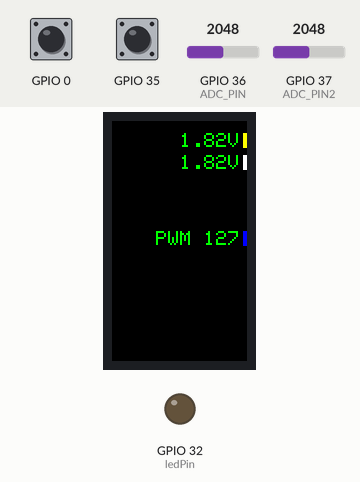
A program run on a simulated ESP32. Parts: 135×240 colour display, output pins drawn as LEDs (lit = HIGH). Inputs (shaded band) come from the test bench; at power-on: GPIO 35 HIGH, GPIO 0 HIGH, GPIO 36 (ADC_PIN) = 2048, GPIO 37 (ADC_PIN2) = 2048. Pins used as bus, display or sensor lines are not drawn; what the program prints to the serial monitor is not drawn.

Above: at 1.6 s.
1.7 s: GPIO 35 pulled LOW for 0.15 s
At 2.9 s:
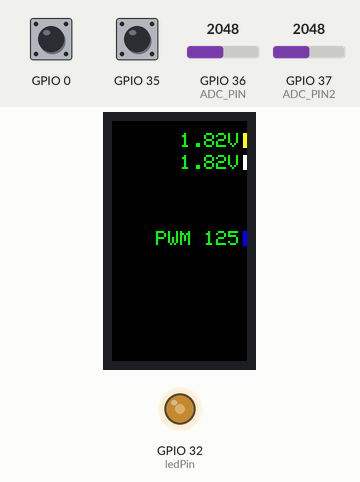
3.5 s: GPIO 0 pulled LOW for 1 s
At 5.8 s:
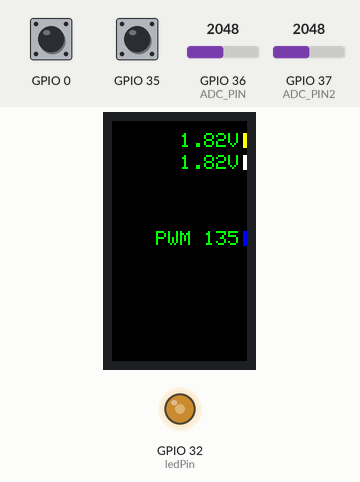
6.0 s: GPIO 36 (ADC_PIN) set to 2866
At 7.3 s:
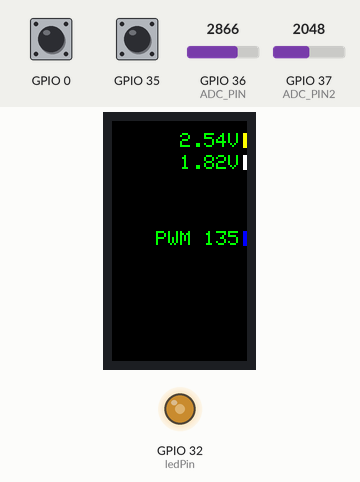
7.6 s: GPIO 37 (ADC_PIN2) set to 2866
At 8.9 s:
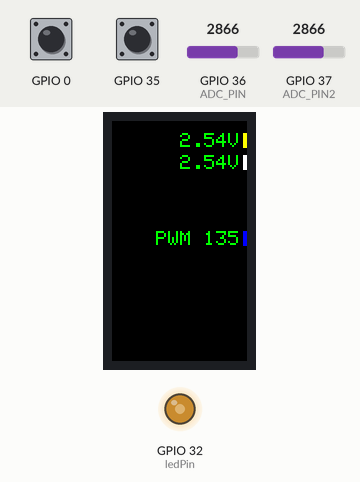
9.6 s: GPIO 0 pulled LOW for 0.15 s
At 10.5 s:
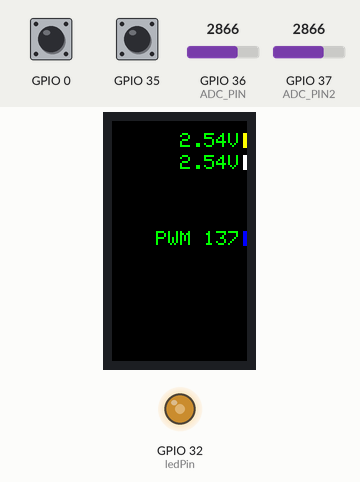
11.6 s: GPIO 35 pulled LOW for 1 s
At 13.8 s:
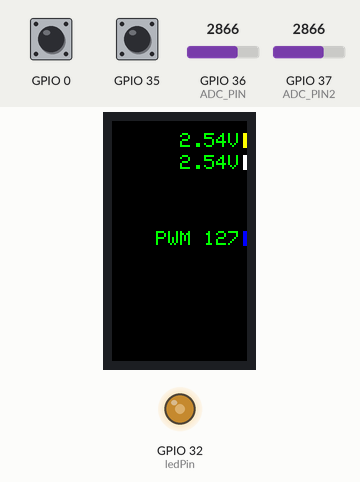
Timing chart, 0 to 15.1 s (numbered marks = the images above; inputs shaded):
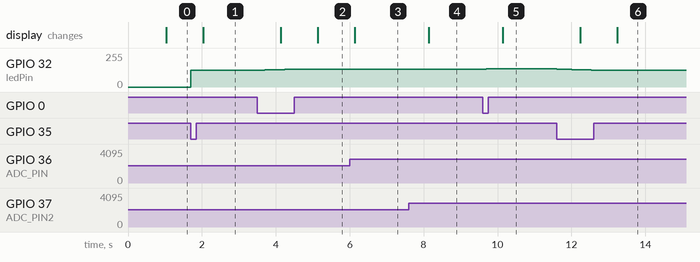

The program:

main.cpp
```cpp
#include <Arduino.h>
#include <TFT_eSPI.h>
#include <SPI.h>
#include "WiFi.h"
#include <Wire.h>
#include "esp_adc_cal.h"


#ifndef TFT_DISPOFF
#define TFT_DISPOFF 0x28
#endif

#ifndef TFT_SLPIN
#define TFT_SLPIN   0x10
#endif

#define TFT_MOSI            19
#define TFT_SCLK            18
#define TFT_CS              5
#define TFT_DC              16
#define TFT_RST             23

#define TFT_BL          4   // Display backlight control pin
#define ADC_EN          14  //ADC_EN is the ADC detection enable port
#define ADC_PIN         36
#define ADC_PIN2         37
#define BUTTON_1        35
#define BUTTON_2        0

TFT_eSPI tft = TFT_eSPI(135, 240); // Invoke custom library


char buff[512];
int vref = 1100;
const int ledPin = 32;  // 16 corresponds to GPIO16

// setting PWM properties
const int freq = 34;
const int ledChannel = 0;
const int resolution = 8;

int duty = 127;


void showVoltage()
{
    static uint64_t timeStamp = 0;
    if (millis() - timeStamp > 1000) {
        timeStamp = millis();
        uint16_t v = analogRead(ADC_PIN);
        float battery_voltage = ((float)v / 4095.0) * 3.3 * (vref / 1000.0);
        String voltage = String(battery_voltage) + "V";
        tft.fillScreen(TFT_BLACK);
        tft.setTextDatum(TR_DATUM);
        tft.fillRect(131,12,6,15,TFT_YELLOW);
        tft.drawString(voltage,  128, 12);
        v = analogRead(ADC_PIN2);
        battery_voltage = ((float)v / 4095.0) * 3.3 * (vref / 1000.0);
        voltage = String(battery_voltage) + "V";
        tft.fillRect(131,34,6,15,TFT_WHITE);
        tft.drawString(voltage,  128, 34);
        tft.fillRect(131,110,6,15,TFT_BLUE);
        tft.drawString("PWM "+ String(duty),  128, 110);
    }
}


void setup()
{
    Serial.begin(115200);
    Serial.println("Start");

    /*
    ADC_EN is the ADC detection enable port
    If the USB port is used for power supply, it is turned on by default.
    If it is powered by battery, it needs to be set to high level
    */
    // pinMode(ADC_EN, OUTPUT);
    // digitalWrite(ADC_EN, HIGH);

    tft.init();
    tft.setRotation(0);
    tft.setTextColor(TFT_GREEN);
    tft.setCursor(0, 0);
    tft.setTextDatum(MC_DATUM);
    tft.setTextSize(2);

    if (TFT_BL > 0) { // TFT_BL has been set in the TFT_eSPI library in the User Setup file TTGO_T_Display.h
        pinMode(TFT_BL, OUTPUT); // Set backlight pin to output mode
        digitalWrite(TFT_BL, TFT_BACKLIGHT_ON); // Turn backlight on. TFT_BACKLIGHT_ON has been set in the TFT_eSPI library in the User Setup file TTGO_T_Display.h
    }

    tft.setSwapBytes(true);

    esp_adc_cal_characteristics_t adc_chars;
    esp_adc_cal_value_t val_type = esp_adc_cal_characterize((adc_unit_t)ADC_UNIT_1, (adc_atten_t)ADC1_CHANNEL_6, (adc_bits_width_t)ADC_WIDTH_BIT_12, 1100, &adc_chars);
    //Check type of calibration value used to characterize ADC
    if (val_type == ESP_ADC_CAL_VAL_EFUSE_VREF) {
        Serial.printf("eFuse Vref:%u mV", adc_chars.vref);
        vref = adc_chars.vref;
    } else if (val_type == ESP_ADC_CAL_VAL_EFUSE_TP) {
        Serial.printf("Two Point --> coeff_a:%umV coeff_b:%umV\n", adc_chars.coeff_a, adc_chars.coeff_b);
    } else {
        Serial.println("Default Vref: 1100mV");
    }

    tft.fillScreen(TFT_BLACK);
    tft.setTextDatum(MC_DATUM);

    pinMode(0,INPUT_PULLUP);
    pinMode(35,INPUT_PULLUP);

    ledcSetup(ledChannel, freq, resolution);
    ledcAttachPin(ledPin, ledChannel);

}


void loop()
{
  uint16_t v = analogRead(ADC_PIN);
  float battery_voltage = ((float)v / 4095.0) * 3.3 * (vref / 1000.0);
  v = analogRead(ADC_PIN2);
  float battery_voltage2 = ((float)v / 4095.0) * 3.3 * (vref / 1000.0);
  Serial.print(battery_voltage);
  Serial.print(",");
  Serial.println(battery_voltage2);

  if(digitalRead(0)==0)
  {
    if(duty<255)
    {
        duty++;
        ledcWrite(ledChannel, duty);
        delay(100);
    }

  }
  if(digitalRead(35)==0)
  {
    if(duty>0)
    {
    duty--;
    ledcWrite(ledChannel, duty);
    delay(100);
    }
  }

  showVoltage();
}
```

Measured:
- after the input at 1.7 s, GPIO 32 (ledPin): 0/255 → 126/255 at once, → 125/255 0.10 s later; the display: changes after 0.34 s (image 1)
- after the input at 3.5 s, GPIO 32 (ledPin): moves from 125/255 to 134/255 over 0.94 s, starting at once; the display: first changes after 0.64 s (image 2 shows a later state)
- after the input at 6.0 s, the display: changes after 0.14 s (image 3)
- after the input at 7.6 s, the display: changes after 0.54 s (image 4)
- after the input at 9.6 s, GPIO 32 (ledPin): 134/255 → 135/255 at once, → 136/255 0.10 s later; the display: changes after 0.54 s (image 5)
- after the input at 11.6 s, GPIO 32 (ledPin): moves from 136/255 to 127/255 over 0.94 s, starting at once; the display: first changes after 0.64 s (image 6 shows a later state)
